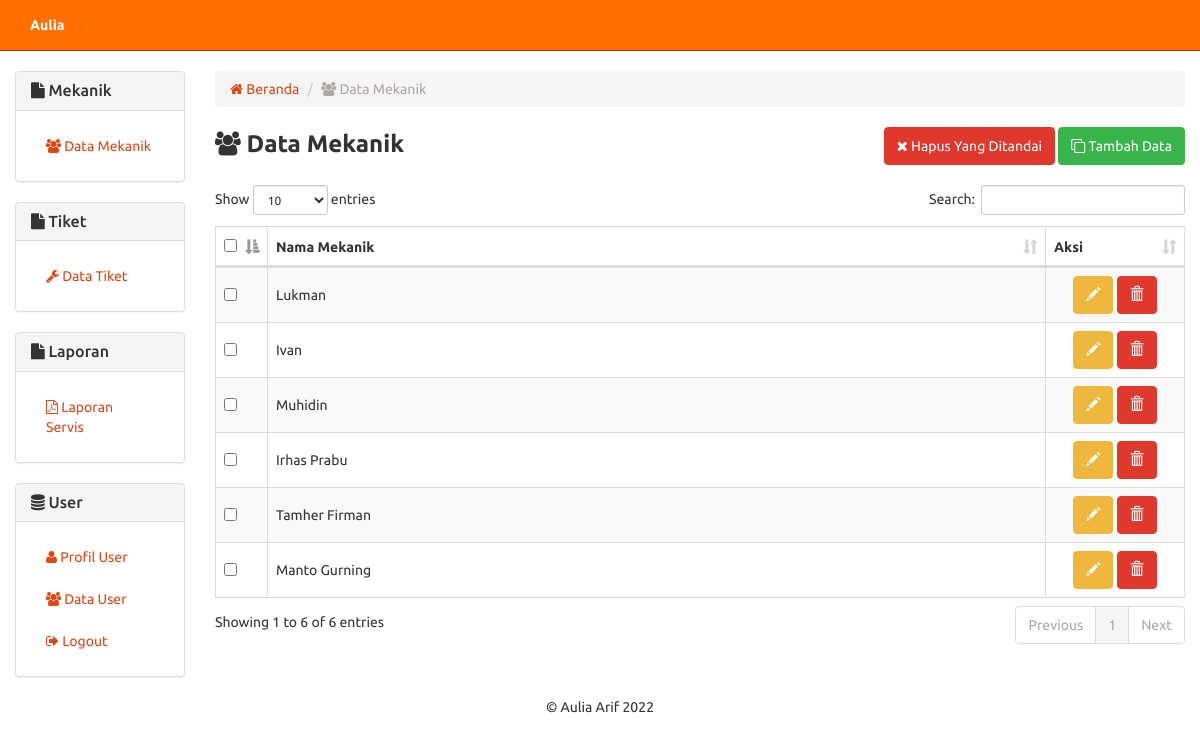
The app's page /mekanik.php (signed in) with its own data.
### tables this page shows
CREATE TABLE `mekanik` (
  `no_mekanik` int(3) UNSIGNED NOT NULL,
  `nama_mekanik` varchar(50) DEFAULT NULL
);

### includes/mekanik.inc.php (called while the page is built, shortened)
<?php
class Mekanik{
  private $conn;
  private $table_name = "mekanik";
  public function __construct($db){
    $this->conn = $db;
  }
	function readAll(){
		$query = "SELECT * FROM ".$this->table_name." ORDER BY no_mekanik ASC";
		$stmt = $this->conn->prepare( $query );
		$stmt->execute();
		return $stmt;
	}
	function countAll(){
		$query = "SELECT * FROM ".$this->table_name." ORDER BY no_mekanik ASC";
		$stmt = $this->conn->prepare( $query );
		$stmt->execute();
		return $stmt->rowCount();
	}
}
?>

### mekanik.php (the view, shortened to what this page needs)
<?php
include "header.php";
include_once 'includes/mekanik.inc.php';
$pro = new Mekanik($db);
$stmt = $pro->readAll();
            ?>
<div class="row">
	<div class="col-xs-12 col-sm-12 col-md-2">
		  	<?php
			include_once 'sidebar.php';
			?>
	</div>
	<div class="col-xs-12 col-sm-12 col-md-10">
	<ol class="breadcrumb">
	  <li><a href="index.php"><span class="fa fa-home"></span> Beranda</a></li>
	  <li class="active"><span class="fa fa-users"></span> Data Mekanik</li>
	</ol>
<form method="post">
    <div class="row">
        <div class="col-md-6 text-left">
            <strong style="font-size:18pt;"><span class="fa fa-users"></span> Data Mekanik</strong>
        </div>
        <div class="col-md-6 text-right">
            <button type="submit" name="hapus-contengan" class="btn btn-danger"><span class="fa fa-close"></span> Hapus Yang Ditandai</button>
            <button type="button" onclick="location.href='mekanik-baru.php'" class="btn btn-success"><span class="fa fa-clone"></span> Tambah Data</button>
        </div>
    </div>
    <br/>
    <table width="100%" class="table table-striped table-bordered" id="tabeldata">
        <thead>
            <tr>
                <th width="10px"><input type="checkbox" name="select-all" id="select-all" /></th>
                <th>Nama Mekanik</th>
                <th width="100px">Aksi</th>
            </tr>
        </thead>
               <tbody>
    <?php
    while ($row = $stmt->fetch(PDO::FETCH_ASSOC)){
    ?>
            <tr>
                <td style="vertical-align:middle;"><input type="checkbox" value="<?php echo $row['no_mekanik'] ?>" name="checkbox[]" /></td>
    	    <td style="vertical-align:middle;"><?php echo $row['nama_mekanik'] ?></td>
            <td class="text-center" style="vertical-align:middle;">
    		  <a href="mekanik-ubah.php?id=<?php echo $row['no_mekanik'] ?>" class="btn btn-warning"><span class="glyphicon glyphicon-pencil" aria-hidden="true"></span></a>
    		  <a href="mekanik-hapus.php?id=<?php echo $row['no_mekanik'] ?>" onclick="return confirm('Yakin ingin menghapus data?')" class="btn btn-danger"><span class="glyphicon glyphicon-trash" aria-hidden="true"></span></a>
    	    </td>
            </tr>
    <?php
    }
    ?>
        </tbody>
    </table>
    </form>
</div>
</div>
<?php include "footer.php"; ?>

### records on screen
mekanik: nama_mekanik "Lukman"
mekanik: nama_mekanik "Ivan"
mekanik: nama_mekanik "Muhidin"
mekanik: nama_mekanik "Irhas Prabu"
mekanik: nama_mekanik "Tamher Firman"
mekanik: nama_mekanik "Manto Gurning"

### other values on screen
$_SESSION['nama_user'] "Aulia"
